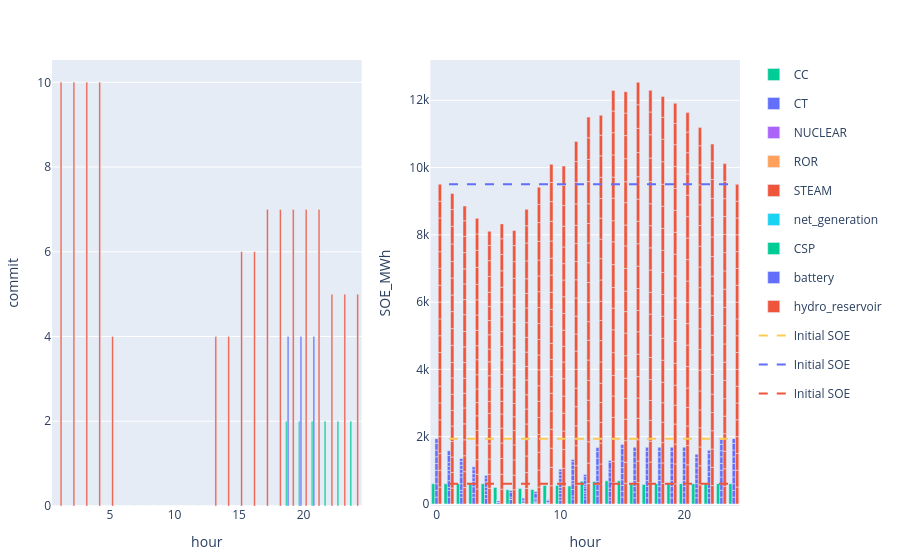

Notebook cell for this chart:
### Code cell
to_plot = commit_uc[(commit_uc.configuration .== config_2) .&  (commit_uc.day .== day_),:] 
p1 = plot(to_plot, x = :hour, y = :commit,  kind = "bar", color = :resource, stackgroup = 1) #Layout(barmode="stack"))

initial_SOE = s_uc.storage_parameters[s_uc.storage_parameters.configuration .== config_2, :]
initial_SOE.SOE_initial .= initial_SOE.SOE_max_MWh.*initial_SOE.initial_energy_proportion
initial_SOE = combine(groupby(initial_SOE,[:resource]),[:SOE_initial]  .=> sum, renamecols=false)

to_plot = s_uc.storage[(s_uc.storage.configuration .== config_2) .&  (s_uc.storage.day .== day_),:]
p2 = plot(to_plot, x = :hour , y = :SOE_MWh, color = :resource, kind = "bar", Layout(barmode="stack"))
for df in groupby(initial_SOE, :resource)
    hline2 = scatter(x=1:24, y=fill(unique(df.SOE_initial)[1], 24), mode="lines", line=attr(dash="dash"), name="Initial SOE")
    p2 = addtraces(p2, hline2)
end
# hline3 = scatter(x=1:24, y=fill(unique(df.SOE_initial)[1], 24), mode="lines", line=attr(dash="dash")
[p1 p2]

### Figure 1 — Plotly figure (JSON) as saved in the notebook; plotly's stock layout.template omitted (floating-point values rounded to 4 significant figures; data arrays with more than 128 entries replaced by an {"elided": "..."} marker saying what was removed)
{"data": [{"legendgroup": "CC", "marker": {"color": "#00cc96"}, "name": "CC", "showlegend": true, "stackgroup": 1, "type": "bar", "x": [1, 2, 3, 4, 5, 6, 7, 8, 9, 10, 11, 12, 13, 14, 15, 16, 17, 18, 19, 20, 21, 22, 23, 24], "xaxis": "x1", "y": [0, 0, 0, 0, 0, 0, 0, 0, 0, 0, 0, 0, 0, 0, 0, 0, 0, 0, 2, 2, 2, 2, 2, 2], "yaxis": "y1"}, {"legendgroup": "CT", "marker": {"color": "#636efa"}, "name": "CT", "showlegend": true, "stackgroup": 1, "type": "bar", "x": [1, 2, 3, 4, 5, 6, 7, 8, 9, 10, 11, 12, 13, 14, 15, 16, 17, 18, 19, 20, 21, 22, 23, 24], "xaxis": "x1", "y": [0, 0, 0, 0, 0, 0, 0, 0, 0, 0, 0, 0, 0, 0, 0, 0, 0, 0, 4, 4, 4, 0, 0, 0], "yaxis": "y1"}, {"legendgroup": "NUCLEAR", "marker": {"color": "#ab63fa"}, "name": "NUCLEAR", "showlegend": true, "stackgroup": 1, "type": "bar", "x": [1, 2, 3, 4, 5, 6, 7, 8, 9, 10, 11, 12, 13, 14, 15, 16, 17, 18, 19, 20, 21, 22, 23, 24], "xaxis": "x1", "y": [0, 0, 0, 0, 0, 0, 0, 0, 0, 0, 0, 0, 0, 0, 0, 0, 0, 0, 0, 0, 0, 0, 0, 0], "yaxis": "y1"}, {"legendgroup": "ROR", "marker": {"color": "#FFA15A"}, "name": "ROR", "showlegend": true, "stackgroup": 1, "type": "bar", "x": [1, 2, 3, 4, 5, 6, 7, 8, 9, 10, 11, 12, 13, 14, 15, 16, 17, 18, 19, 20, 21, 22, 23, 24], "xaxis": "x1", "y": [null, null, null, null, null, null, null, null, null, null, null, null, null, null, null, null, null, null, null, null, null, null, null, null], "yaxis": "y1"}, {"legendgroup": "STEAM", "marker": {"color": "#EF553B"}, "name": "STEAM", "showlegend": true, "stackgroup": 1, "type": "bar", "x": [1, 2, 3, 4, 5, 6, 7, 8, 9, 10, 11, 12, 13, 14, 15, 16, 17, 18, 19, 20, 21, 22, 23, 24], "xaxis": "x1", "y": [10, 10, 10, 10, 4, 0, 0, 0, 0, 0, 0, 0, 4, 4, 6, 6, 7, 7, 7, 7, 7, 5, 5, 5], "yaxis": "y1"}, {"legendgroup": "net_generation", "marker": {"color": "#19d3f3"}, "name": "net_generation", "showlegend": true, "stackgroup": 1, "type": "bar", "x": [1, 2, 3, 4, 5, 6, 7, 8, 9, 10, 11, 12, 13, 14, 15, 16, 17, 18, 19, 20, 21, 22, 23, 24], "xaxis": "x1", "y": [null, null, null, null, null, null, null, null, null, null, null, null, null, null, null, null, null, null, null, null, null, null, null, null], "yaxis": "y1"}, {"legendgroup": "CSP", "marker": {"color": "#00cc96"}, "name": "CSP", "showlegend": true, "type": "bar", "x": [0, 1, 2, 3, 4, 5, 6, 7, 8, 9, 10, 11, 12, 13, 14, 15, 16, 17, 18, 19, 20, 21, 22, 23, 24], "xaxis": "x2", "y": [600, 600, 600, 600, 600, 486.3, 419.0, 459.5, 428.5, 549.4, 547.2, 530.8, 676.5, 662.0, 685.0, 685.0, 600, 576.7, 600, 600, 600, 600, 600, 600, 600], "yaxis": "y2"}, {"legendgroup": "battery", "marker": {"color": "#636efa"}, "name": "battery", "showlegend": true, "type": "bar", "x": {"elided": "250 int values"}, "xaxis": "x2", "y": {"elided": "250 float values"}, "yaxis": "y2"}, {"legendgroup": "hydro_reservoir", "marker": {"color": "#EF553B"}, "name": "hydro_reservoir", "showlegend": true, "type": "bar", "x": {"elided": "475 int values"}, "xaxis": "x2", "y": {"elided": "475 float values"}, "yaxis": "y2"}, {"line": {"dash": "dash"}, "mode": "lines", "name": "Initial SOE", "type": "scatter", "x": [1, 2, 3, 4, 5, 6, 7, 8, 9, 10, 11, 12, 13, 14, 15, 16, 17, 18, 19, 20, 21, 22, 23, 24], "xaxis": "x2", "y": [1940, 1940, 1940, 1940, 1940, 1940, 1940, 1940, 1940, 1940, 1940, 1940, 1940, 1940, 1940, 1940, 1940, 1940, 1940, 1940, 1940, 1940, 1940, 1940], "yaxis": "y2"}, {"line": {"dash": "dash"}, "mode": "lines", "name": "Initial SOE", "type": "scatter", "x": [1, 2, 3, 4, 5, 6, 7, 8, 9, 10, 11, 12, 13, 14, 15, 16, 17, 18, 19, 20, 21, 22, 23, 24], "xaxis": "x2", "y": [9500, 9500, 9500, 9500, 9500, 9500, 9500, 9500, 9500, 9500, 9500, 9500, 9500, 9500, 9500, 9500, 9500, 9500, 9500, 9500, 9500, 9500, 9500, 9500], "yaxis": "y2"}, {"line": {"dash": "dash"}, "mode": "lines", "name": "Initial SOE", "type": "scatter", "x": [1, 2, 3, 4, 5, 6, 7, 8, 9, 10, 11, 12, 13, 14, 15, 16, 17, 18, 19, 20, 21, 22, 23, 24], "xaxis": "x2", "y": [600, 600, 600, 600, 600, 600, 600, 600, 600, 600, 600, 600, 600, 600, 600, 600, 600, 600, 600, 600, 600, 600, 600, 600], "yaxis": "y2"}], "layout": {"margin": {"b": 50, "l": 50, "r": 50, "t": 60}, "xaxis1": {"anchor": "y1", "domain": [0, 0.45], "title": {"text": "hour"}}, "xaxis2": {"anchor": "y2", "domain": [0.55, 1], "title": {"text": "hour"}}, "yaxis1": {"anchor": "x1", "domain": [0, 1], "title": {"text": "commit"}}, "yaxis2": {"anchor": "x2", "domain": [0, 1], "title": {"text": "SOE_MWh"}}}}
